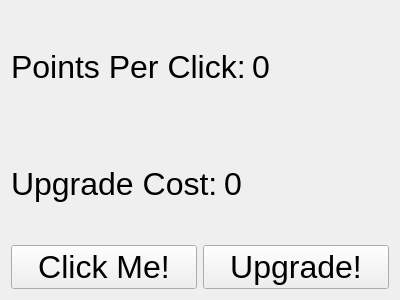
<?xml version="1.0" encoding="UTF-8"?>
<ui version="4.0">
 <class>ManualClicker</class>
 <widget class="QWidget" name="ManualClicker">
  <property name="geometry">
   <rect>
    <x>0</x>
    <y>0</y>
    <width>400</width>
    <height>300</height>
   </rect>
  </property>
  <property name="windowTitle">
   <string>Form</string>
  </property>
  <layout class="QVBoxLayout" name="verticalLayout">
   <item>
    <layout class="QHBoxLayout" name="horizontalLayout">
     <item>
      <widget class="QLabel" name="PPCLabel">
       <property name="font">
        <font>
         <pointsize>24</pointsize>
        </font>
       </property>
       <property name="text">
        <string>Points Per Click:</string>
       </property>
      </widget>
     </item>
     <item>
      <widget class="QLabel" name="PointsLabel">
       <property name="font">
        <font>
         <pointsize>24</pointsize>
        </font>
       </property>
       <property name="text">
        <string>0</string>
       </property>
      </widget>
     </item>
    </layout>
   </item>
   <item>
    <layout class="QHBoxLayout" name="horizontalLayout_2">
     <item>
      <widget class="QLabel" name="UpgradeCostLabel">
       <property name="font">
        <font>
         <pointsize>24</pointsize>
        </font>
       </property>
       <property name="text">
        <string>Upgrade Cost:</string>
       </property>
      </widget>
     </item>
     <item>
      <widget class="QLabel" name="UpgradeLabel">
       <property name="font">
        <font>
         <pointsize>24</pointsize>
        </font>
       </property>
       <property name="text">
        <string>0</string>
       </property>
      </widget>
     </item>
    </layout>
   </item>
   <item>
    <layout class="QHBoxLayout" name="horizontalLayout_3">
     <item>
      <widget class="QPushButton" name="ManualClickButton">
       <property name="font">
        <font>
         <pointsize>24</pointsize>
        </font>
       </property>
       <property name="text">
        <string>Click Me!</string>
       </property>
      </widget>
     </item>
     <item>
      <widget class="QPushButton" name="UpgradeButton">
       <property name="font">
        <font>
         <pointsize>24</pointsize>
        </font>
       </property>
       <property name="text">
        <string>Upgrade!</string>
       </property>
      </widget>
     </item>
    </layout>
   </item>
  </layout>
 </widget>
 <resources/>
 <connections/>
</ui>
